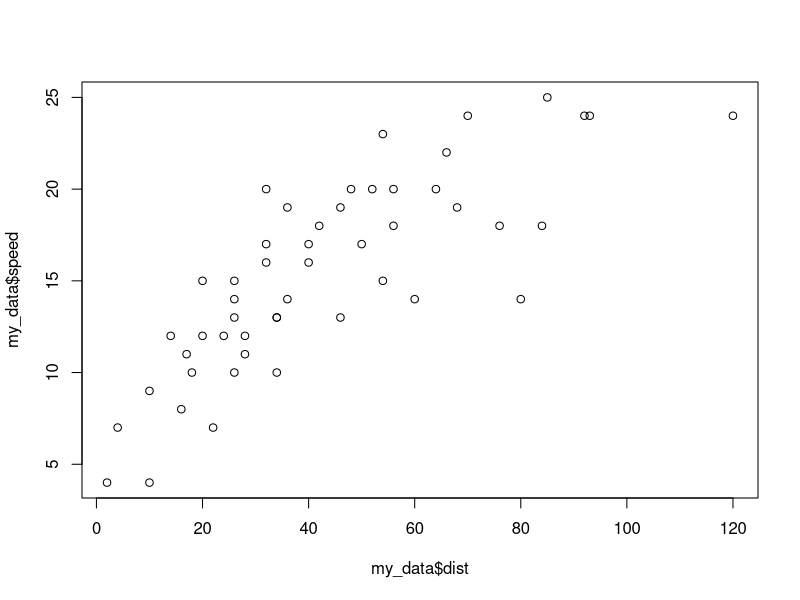
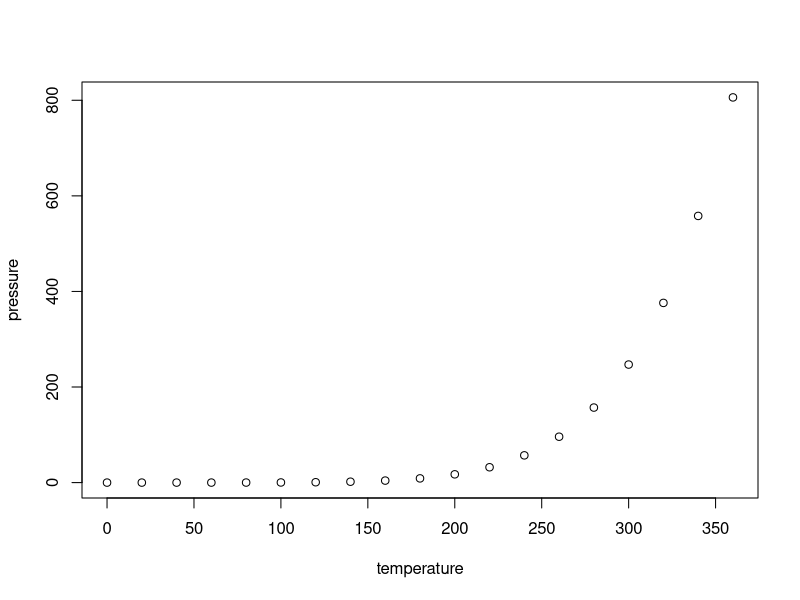
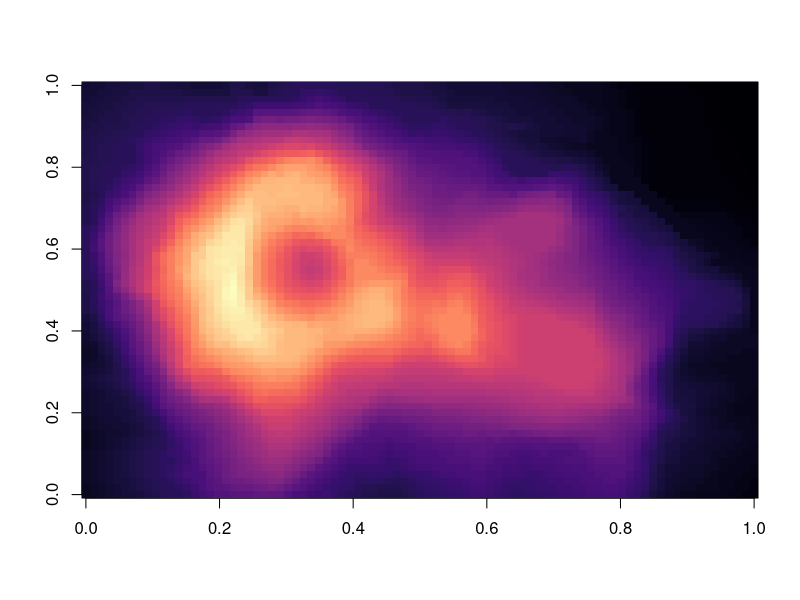

The R script that drew these images, in order:
## ---- chunk 1
answer <- 2 + 4
answer
my_data <- cars
my_data
## ---- chunk 2
plot(my_data$speed ~ my_data$dist)
## ---- chunk 3
plot(pressure)
## ---- chunk 4
library(viridis)
## ---- chunk 5
image(volcano, col = viridis(200, option = "A"))
## ---- chunk 6
sessionInfo()
